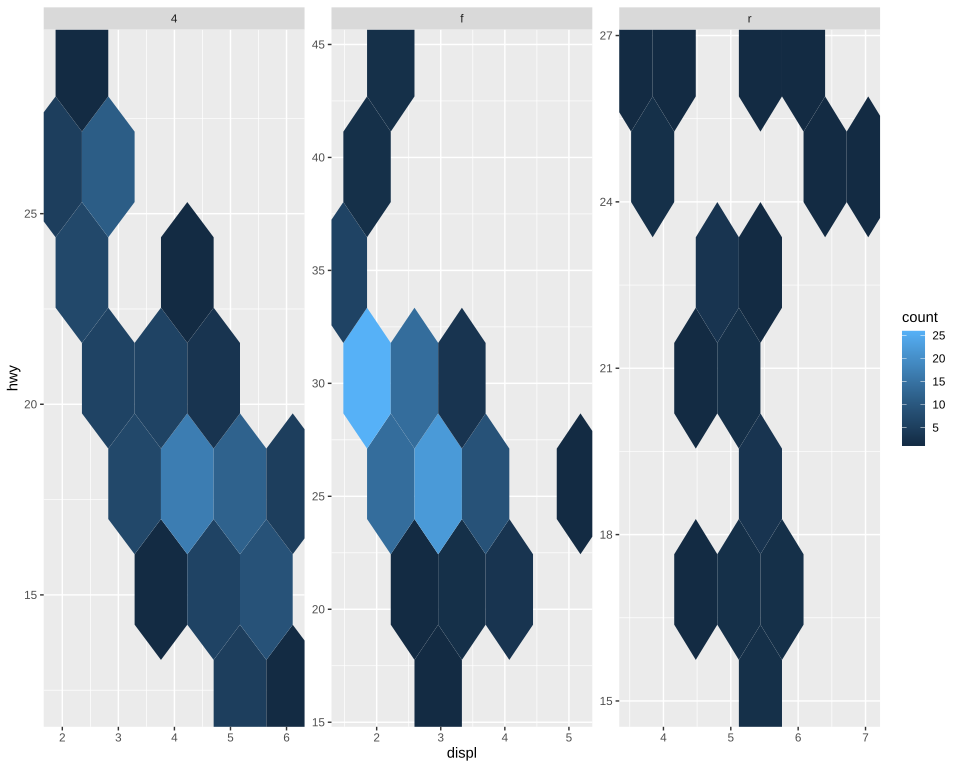

The script that drew this image:
# The plot test/golden/hex_facets.svg draws, drawn by ggplot2 itself, as ggplot2's own visual
# tests draw their snapshots: the independent check on that golden whenever it changes. The suite
# never runs this; it needs R, ggplot2, vdiffr and hexbin, saved as the Docker image
# giggly-r:ggplot2-4.0.3-hexbin. From the repository's root:
#
#   docker run --rm -v "$PWD/test/golden":/golden:ro giggly-r:ggplot2-4.0.3-hexbin \
#     Rscript /golden/hex_facets.R > hex_facets.ggplot2.svg
#
# and compare the two drawings element by element, as test/golden/line_missing.R does.
#
# A panel for each drive, each with scales of its own, so each panel's hexagons are 5 across its
# own axes.
# First checked with ggplot2 4.0.3, vdiffr 1.0.9 and hexbin 1.28.6: every element and clip path
# matches but the colour bar's fill, as test/golden/hex.R says, and the one departure is
# test/golden/point.R's, the x axis drawn before the y.

library(ggplot2)

plot <- ggplot(mpg, aes(displ, hwy)) + geom_hex(bins = 5) +
  facet_wrap(~drv, scales = "free") +
  guides(fill = guide_colourbar(display = "gradient")) + theme_gray()

file <- tempfile(fileext = ".svg")
vdiffr::write_svg(plot, file)
cat(readLines(file), sep = "\n")
